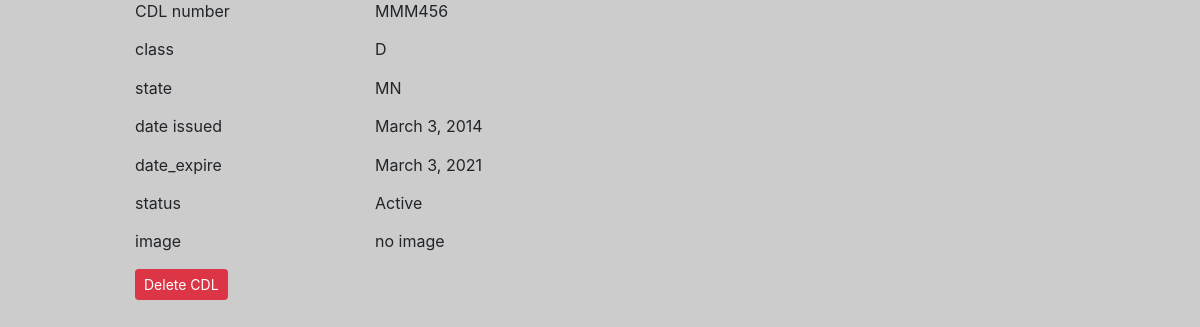
Before: /dq/detail/cdl/14/ with the older database file.
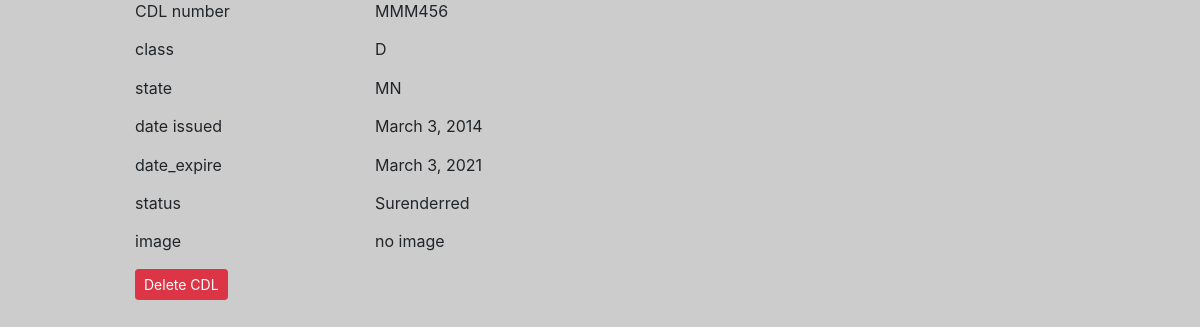
After: the same page with the newer database file.
### dq/views.py (the view)
# urls.py: path("detail/cdl/<int:pk>/", views.cdl_detail, name="cdl-detail"),
def cdl_detail(request, pk):
    cdl = get_object_or_404(Cdl, pk=pk)
    if cdl:
        context = {
            'cdl': cdl
        }
    else:
        context = {
            'cdl': 'no cdl found'
        }
    template_name = 'dq/cdl_detail.html'
    return render(request, template_name, context)

### dq/templates/dq/cdl_detail.html (shortened to what this page needs)
{% extends 'dq/base.html' %}
{% load static %}
{% block content%}
<div class="container">
    <div class="tab-pane fade show active" id="cdl" role="tabpanel" aria-labelledby="cdl-tab">
        <div class="row">
            <div class="col-md-3">
                <label>CDL number</label>
            </div>
            <div class="col-md-3">
                    <p>{{ cdl.cdl_num }}</p>
            </div>
        </div>
        <div class="row">
            <div class="col-md-3">
                <label>class</label>
            </div>
            <div class="col-md-3">
                    <p>{{ cdl.cdl_class }}</p>
            </div>
        </div>
        <div class="row">
            <div class="col-md-3">
                <label>state</label>
            </div>
            <div class="col-md-3">
                    <p>{{ cdl.cdl_state }}</p>
            </div>
        </div>
        <div class="row">
            <div class="col-md-3">
                <label>date issued</label>
            </div>
            <div class="col-md-3">
                    <p>{{ cdl.date_issue }}</p>
            </div>
        </div>
        <div class="row">
            <div class="col-md-3">
                <label>date_expire</label>
            </div>
            <div class="col-md-3">
                    <p>{{ cdl.date_expire|default_if_none:"expiration date not set" }}</p>
            </div>
        </div>
        <div class="row">
            <div class="col-md-3">
                <label>status</label>
            </div>
            <div class="col-md-3">
                {% if cdl.isactive %}
                    <p>Active</p>
                {% else %}
                    <p>Surenderred</p>
                {% endif %}
            </div>
        </div>
        <div class="row">
            <div class="col-md-3">
                <label>image</label>
            </div>
            <div class="col-md-3">
                {% if cdl.img %}
                    <a href="{{ cdl.img.url }}" class="btn btn-outline-info" target="_blank">See image</a>
                {% else %}
                    <p>no image</p>
                {% endif %}
            </div>
        </div>
        <form method="POST" action="{% url 'dq:cdl-delete' cdl.pk %}">
            <button type="submit" class="btn btn-danger btn-sm">Delete CDL</button>
        </form>
    </div>
</div>
{% endblock%}

Changed rows visible on the page:
changed Cdl "MMM456": isactive True → False (drawn)
Other visible differences:
text no longer shown: "Active"
text now shown: "Surenderred"
